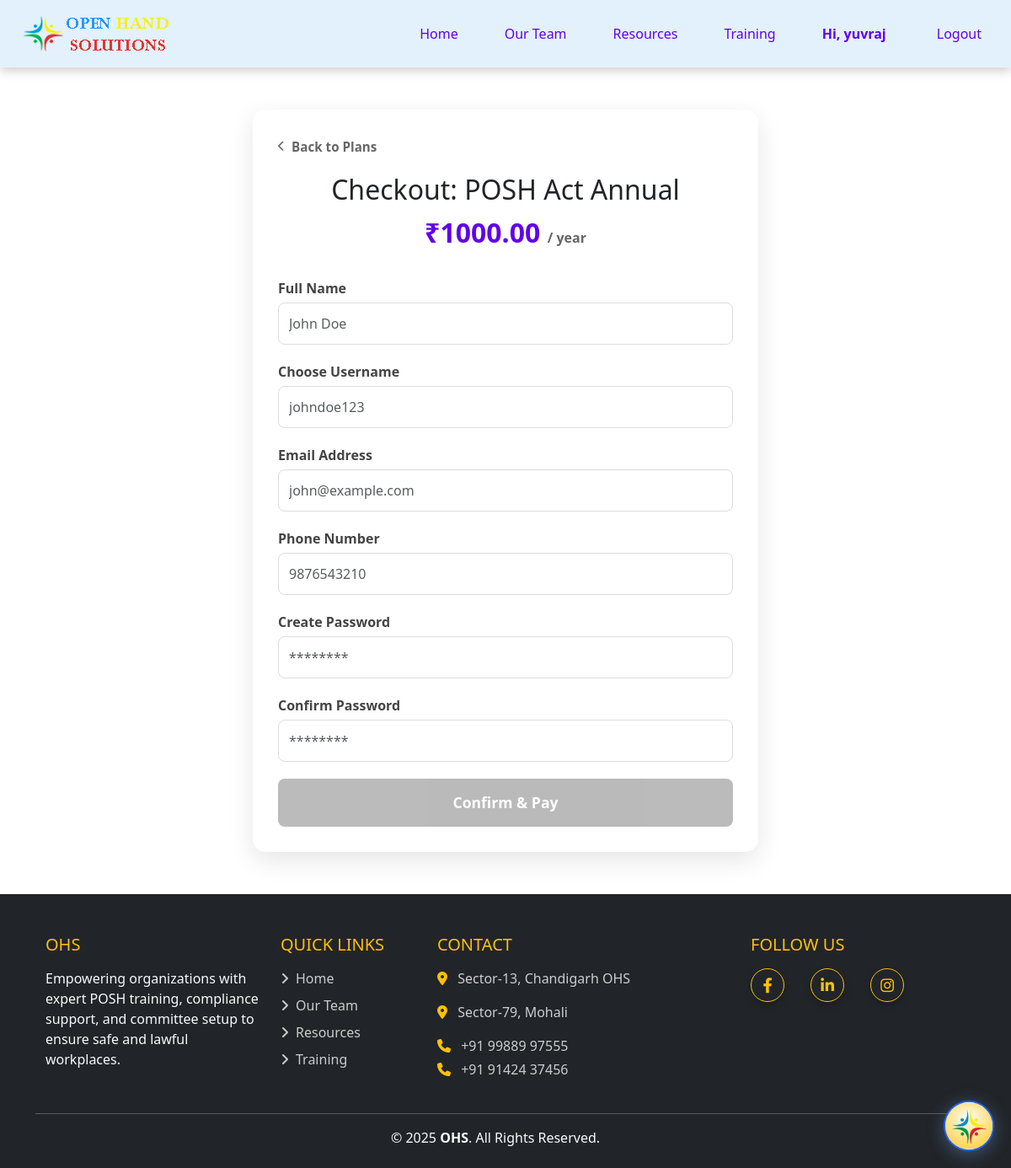
The app's page /subscription/individual/POSH/ (signed in) with its own data.
### home/models.py (models this page shows, shortened)
class User(AbstractUser):
    phone = models.CharField(max_length=15, blank=True, null=True)
    USER_TYPES = (
        ("INDIVIDUAL", "Individual Subscriber"),
        ("COMPANY_ADMIN", "Company Admin"),
        ("EMPLOYEE", "Company Employee"),
    )
    account_type = models.CharField(
        max_length=20, choices=USER_TYPES, default="INDIVIDUAL"
    )
    user_id = models.CharField(max_length=20, unique=True, blank=True, null=True)
    force_password_change = models.BooleanField(default=False)

class SubscriptionPlan(models.Model):
    PLAN_TYPES = (
        ("POSH", "POSH Act"),
        ("POCSO", "POCSO Act"),
        ("BOTH", "POSH & POCSO"),
    )
    name = models.CharField(max_length=100)
    type = models.CharField(max_length=10, choices=PLAN_TYPES, default="POSH")
    price = models.DecimalField(max_digits=10, decimal_places=2)
    duration_days = models.IntegerField(
        help_text="Duration in days (e.g., 365 for 1 year)"
    )
    description = models.TextField()
    is_active = models.BooleanField(default=True)  # To hide old plans

### home/views.py (the view)
def individual_subscription(request, plan_type):
    db_type = "POSH" if "POSH" in plan_type else "POCSO"
    plan = SubscriptionPlan.objects.filter(type=db_type).first()
    if request.method == "POST":
        fullname = request.POST.get("fullname", "").strip()
        username = request.POST.get("username", "").strip()
        email = request.POST.get("email", "").strip()
        password = request.POST.get("password", "").strip()
        if not all([fullname, username, email, password]):
            messages.error(
                request, "All fields are compulsory. Please fill out the entire form."
            )
            return redirect(request.path)
        if User.objects.filter(username=username).exists():
            messages.error(request, "Username taken.")
            return redirect(request.path)
        try:
            with transaction.atomic():
                user = User.objects.create_user(
                    username=username, email=email, password=password
                )
                user.first_name = fullname
                user.account_type = "INDIVIDUAL"
                user.save()
                Subscription.objects.create(
                    user=user, plan=plan, status="ACTIVE", start_date=timezone.now()
                )
                user.user_id = user.generate_user_id()
                user.save()
                from home.email_utils import send_welcome_email
                send_welcome_email(user, password, is_company_employee=False)
            login(request, user, backend="django.contrib.auth.backends.ModelBackend")
            return redirect("posh_act_page")
        except Exception as e:
            messages.error(request, str(e))
            return redirect(request.path)
    else:
        list(messages.get_messages(request))
    context = {
        "plan_type": plan.name if plan else "Unknown Plan",
        "price": plan.price if plan else 0,
    }
    response = render(request, "subscription_details.html", context)
    response["Cache-Control"] = "no-store, no-cache, must-revalidate, max-age=0"
    return response

### templates/subscription_details.html (shortened to what this page needs)
{% extends 'base.html' %}
{% block body %}
<div class="sub-container">
    <a href="javascript:history.back()" class="back-link">
        <i class="fa-solid fa-chevron-left"></i> Back to Plans
    </a>
    <div class="plan-header">
        <h2>Checkout: {{ plan_type }}</h2>
        <div class="price-tag">₹{{ price }} <span style="font-size:1rem; color:#666;">/ year</span></div>
    </div>
    <form method="POST" id="checkoutForm" novalidate>
        <div class="form-group">
            <label class="form-label">Full Name</label>
            <input type="text" name="fullname" id="fullname" class="form-control" placeholder="John Doe">
        </div>
        <div class="form-group">
            <label class="form-label">Choose Username</label>
            <input type="text" name="username" id="username" class="form-control" placeholder="johndoe123">
        </div>
        <div class="form-group">
            <label class="form-label">Email Address</label>
            <input type="email" name="email" id="email" class="form-control" placeholder="john@example.com">
        </div>
        <div class="form-group">
            <label class="form-label">Phone Number</label>
            <input type="tel" name="phone" id="phone" class="form-control" placeholder="9876543210" maxlength="10">
        </div>
        <div class="form-group">
            <label class="form-label">Create Password</label>
            <input type="password" name="password" id="password" class="form-control" placeholder="********">
        </div>
        <div class="form-group">
            <label class="form-label">Confirm Password</label>
            <input type="password" id="confirm_password" class="form-control" placeholder="********">
        </div>
        <button type="submit" class="btn-pay" id="submitBtn" disabled>Confirm & Pay</button>
    </form>
</div>
{% endblock %}

### templates/base.html (shortened to what this page needs)
{% load static %}
<!DOCTYPE html>
<html lang="en">
  <head>
    <link rel="stylesheet" href="{% static 'css/new.css' %}" />
    <link rel="stylesheet" href="{% static 'css/footer.css' %}" />
    <link rel="stylesheet" href="{% static 'css/base.css' %}" />
    <link rel="stylesheet" href="{% static 'css/chatbot.css' %}?v=1" />
    <link
      href="https://cdn.jsdelivr.net/npm/bootstrap@5.3.7/dist/css/bootstrap.min.css"
      rel="stylesheet"
    />
    <link
      rel="stylesheet"
      href="https://cdnjs.cloudflare.com/ajax/libs/font-awesome/6.4.0/css/all.min.css"
    />
  </head>
  <body>
    <nav class="navbar">
<div class="app-logo">
    <a href="/#hero">
        <img src="{% static 'img/footer-logo.png' %}" alt="Sjango Logo">
    </a>
</div>
      <div class="nav-links" id="navLinks">
        <a href="/" class="nav-link {% if request.path == '/' %}active{% endif %}">Home</a>
        <div class="dropdown">
          <a href="/about" class="nav-link {% if '/about' in request.path %}active{% endif %}">Our Team</a>
        </div>
        <div class="dropdown">
          <a href="/blog" class="nav-link {% if '/blog' in request.path %}active{% endif %}">Resources</a>
        </div>
        <a href="/tutorial" class="nav-link {% if '/tutorial' in request.path %}active{% endif %}">Training</a>
        {% if user.is_authenticated %}
            <span class="nav-link user-greeting">
                Hi, {{ user.first_name|default:user.username }}
            </span>
            <form action="{% url 'logout' %}" method="post" style="display:inline-flex; align-items:center;">
                <button type="submit" class="nav-link btn-auth-logout">Logout</button>
            </form>
        {% endif %}
      </div>
    </nav>
    <main>{% block body %}{% endblock %}</main>
    {% include 'chat/chatbot_snippet.html' %}
    <footer class="bg-dark text-light pt-5 pb-4">
      <div class="container px-4">
        <div class="row g-4">
          <div class="col-md-3 col-sm-6">
            <h5 class="text-uppercase text-warning mb-3">OHS</h5>
            <p>
              Empowering organizations with expert POSH training, compliance
              support, and committee setup to ensure safe and lawful workplaces.
            </p>
          </div>
          <div class="col-md-2 col-sm-6">
            <h5 class="text-uppercase text-warning mb-3">Quick Links</h5>
            <ul class="list-unstyled">
              <li class="mb-2"><a href="/" class="footer-link"><i class="fas fa-angle-right me-2"></i>Home</a></li>
              <li class="mb-2"><a href="/about" class="footer-link"><i class="fas fa-angle-right me-2"></i>Our Team</a></li>
              <li class="mb-2"><a href="/blog" class="footer-link"><i class="fas fa-angle-right me-2"></i>Resources</a></li>
               <li class="mb-2"><a href="/tutorial" class="footer-link"><i class="fas fa-angle-right me-2"></i>Training</a></li>
            </ul>
          </div>
       <div class="col-md-4 col-sm-6">
  <h5 class="text-uppercase text-warning mb-3">Contact</h5>
  <p>
    <i class="fas fa-map-marker-alt me-2 text-warning"></i>
    <a
      href="https://www.google.com/maps/search/?api=1&query=Sector+13+Chandigarh+OHS"
      target="_blank"
      class="footer-link"
    >
      Sector-13, Chandigarh OHS
    </a>
  </p>
  <p>
    <i class="fas fa-map-marker-alt me-2 text-warning"></i>
    <a
      href="https://www.google.com/maps/search/?api=1&query=Sector+79+Mohali"
      target="_blank"
      class="footer-link"
    >
      Sector-79, Mohali
    </a>
  </p>
  <p class="mb-1">
    <i class="fas fa-phone me-2 text-warning"></i>
    <a href="tel:+919988997555" class="footer-link">+91 99889 97555</a>
  </p>
  <p>
    <i class="fas fa-phone me-2 text-warning"></i>
    <a href="tel:+919142437456" class="footer-link">+91 91424 37456</a>
  </p>
</div>
          <div class="col-md-3 col-sm-6">
            <h5 class="text-uppercase text-warning mb-3">Follow Us</h5>
            <div class="d-flex gap-3">
              <a href="https://www.facebook.com/openhandsolutions/about/" class="social-icon" target="_blank" aria-label="Facebook">
                <i class="fab fa-facebook-f"></i>
              </a>
              <a href="https://in.linkedin.com/company/open-hand-solutions" class="social-icon" target="_blank" aria-label="LinkedIn">
                <i class="fab fa-linkedin-in"></i>
              </a>
              <a href="https://www.instagram.com/open_hand_solutions/" class="social-icon" target="_blank" aria-label="Instagram">
                <i class="fab fa-instagram"></i>
              </a>
            </div>
          </div>
          <hr class="border-light mt-4" />
          <div class="row">
            <div class="col text-center">
              <p class="mb-0">&copy; 2025 <strong>OHS</strong>. All Rights Reserved.</p>
            </div>
          </div>
        </div>
      </div>
    </footer>
  </body>
</html>

### static/img/real.main/real.main/CSS/new.css (style rules this page uses)
html, body { overflow-x: hidden; }
.navbar .nav-link { color: white; padding: 10px 15px; text-decoration: none; transition: color 0.3s ease, background-color 0.3s ease; }

### static/img/real.main/real.main/CSS/footer.css (style rules this page uses)
footer { width: 100vw; overflow-x: hidden; padding-left: 0 !important; }
html, body { overflow-x: hidden; }
.footer-link { color: #f8f9fa; text-decoration: none; transition: color 0.3s ease; }
.social-icon { color: #f8f9fa; font-size: 18px; margin-right: 15px; transition: transform 0.3s, color 0.3s; }
* { margin: 0; padding: 0; box-sizing: border-box; }

### static/css/base.css (style rules this page uses)
* { margin: 0; padding: 0; box-sizing: border-box; }
body { padding-top: 80px; }
nav.navbar { position: fixed; top: 0; left: 0; width: 100%; display: flex; justify-content: space-between; align-items: center; background: linear-gradient(90deg, #0f172a, #1e3a8a); color: white; height: 80px; padding: 0 20px; box-shadow: 0 4px 12px rgba(0, 0, 0, 0.2); z-index: 1000; will-change: transform; }
.nav-links { display: flex; align-items: center; gap: 25px; }
.nav-links a, .login-btn { color: white; text-decoration: none; font-weight: 500; position: relative; padding: 8px 10px; transition: all 0.3s ease; }
.nav-links a::after, .login-btn::after { content: ""; position: absolute; left: 0; bottom: 0; width: 0%; height: 2px; background-color: #ff9800; transition: width 0.3s ease-in-out; }
.dropdown { position: relative; }
html, body { overflow-x: hidden; }
.social-icon { display: flex; align-items: center; justify-content: center; width: 40px; height: 40px; background: #212529; border-radius: 50%; color: #fff; font-size: 0.9rem; transition: all 0.3s ease; box-shadow: 0 4px 8px rgba(0, 0, 0, 0.2); text-decoration: none; }
.footer-link { color: #ccc; text-decoration: none; transition: all 0.3s ease; }
.social-icon { display: inline-flex; align-items: center; justify-content: center; width: 40px; height: 40px; border: 1px solid #ffc107; border-radius: 50%; color: #ffc107; font-size: 18px; transition: all 0.3s ease; }

### templates/base.html (style rules this page uses)
.navbar { background: rgba(111, 187, 234, 0.2) !important; backdrop-filter: blur(12px) saturate(180%); -webkit-backdrop-filter: blur(12px) saturate(180%); border-bottom: 1px solid rgba(255, 255, 255, 0.2); position: sticky; top: 0; z-index: 1000; width: 100%; transition: background 0.3s ease; }
.nav-link { color: #6200ea !important; font-weight: 500; }
.btn-auth-logout { background: none; border: none; padding: 0; font: inherit; cursor: pointer; color: inherit; font-weight: 500; }
.user-greeting { color: #6200ea; font-weight: 700; margin-right: 5px; cursor: default; }

### templates/subscription_details.html (style rules this page uses)
.sub-container { max-width: 600px; margin: 50px auto; padding: 30px; background: white; border-radius: 15px; box-shadow: 0 10px 30px rgba(0,0,0,0.1); position: relative; }
.back-link { display: inline-flex; align-items: center; text-decoration: none; color: #666; font-size: 0.95rem; font-weight: 600; margin-bottom: 20px; transition: all 0.3s ease; }
.back-link i { margin-right: 8px; font-size: 0.8rem; }
.plan-header { text-align: center; margin-bottom: 30px; }
.price-tag { font-size: 2rem; font-weight: 800; color: #6200ea; }
.form-group { margin-bottom: 20px; position: relative; }
.form-label { display: block; margin-bottom: 5px; font-weight: 600; color: #444; }
.form-control { width: 100%; padding: 12px; border: 1px solid #ddd; border-radius: 8px; box-sizing: border-box; transition: border-color 0.3s ease; }
.btn-pay { width: 100%; padding: 15px; background: #6200ea; color: white; border: none; border-radius: 8px; font-size: 1.1rem; font-weight: bold; cursor: pointer; transition: background 0.3s; }
.btn-pay:disabled { background: #9e9e9e; cursor: not-allowed; opacity: 0.7; }

### records on screen
User: first_name "yuvraj"
SubscriptionPlan: name "POSH Act Annual", price "1000.00"
